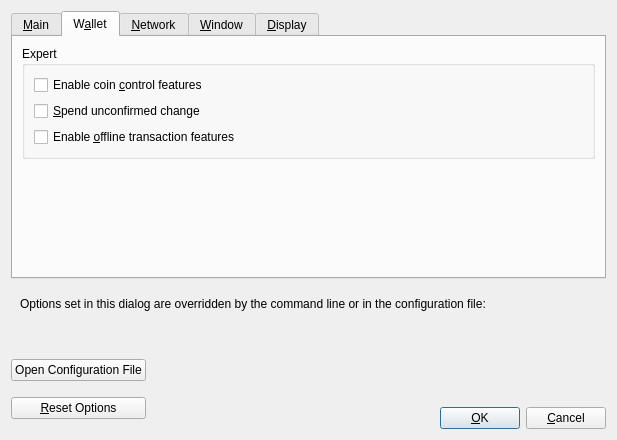
<?xml version="1.0" encoding="UTF-8"?>
<ui version="4.0">
 <class>OptionsDialog</class>
 <widget class="QDialog" name="OptionsDialog">
  <property name="geometry">
   <rect>
    <x>0</x>
    <y>0</y>
    <width>617</width>
    <height>440</height>
   </rect>
  </property>
  <property name="windowTitle">
   <string>Options</string>
  </property>
  <property name="modal">
   <bool>true</bool>
  </property>
  <layout class="QVBoxLayout" name="verticalLayout">
   <item>
    <widget class="QTabWidget" name="tabWidget">
     <property name="currentIndex">
      <number>1</number>
     </property>
     <widget class="QWidget" name="tabMain">
      <attribute name="title">
       <string>&amp;Main</string>
      </attribute>
      <layout class="QVBoxLayout" name="verticalLayout_Main">
       <item>
        <widget class="QCheckBox" name="bitcoinAtStartup">
         <property name="toolTip">
          <string>Automatically start %1 after logging in to the system.</string>
         </property>
         <property name="text">
          <string>&amp;Start %1 on system login</string>
         </property>
        </widget>
       </item>
       <item>
        <spacer name="horizontalSpacer_0_Main">
         <property name="orientation">
          <enum>Qt::Horizontal</enum>
         </property>
         <property name="sizeHint" stdset="0">
          <size>
           <width>40</width>
           <height>5</height>
          </size>
         </property>
        </spacer>
       </item>
       <item>
        <layout class="QHBoxLayout" name="horizontalLayout_Main_Prune">
         <item>
          <widget class="QCheckBox" name="prune">
           <property name="toolTip">
            <string>Disables some advanced features but all blocks will still be fully validated. Reverting this setting requires re-downloading the entire blockchain. Actual disk usage may be somewhat higher.</string>
           </property>
           <property name="text">
            <string>Prune &amp;block storage to</string>
           </property>
          </widget>
         </item>
         <item>
          <widget class="QSpinBox" name="pruneSize"/>
         </item>
         <item>
          <widget class="QLabel" name="pruneSizeUnitLabel">
           <property name="text">
            <string>GB</string>
           </property>
           <property name="textFormat">
            <enum>Qt::PlainText</enum>
           </property>
          </widget>
         </item>
         <item>
          <spacer name="horizontalSpacer_Main_Prune">
           <property name="orientation">
            <enum>Qt::Horizontal</enum>
           </property>
           <property name="sizeHint" stdset="0">
            <size>
             <width>40</width>
             <height>20</height>
            </size>
           </property>
          </spacer>
         </item>
        </layout>
       </item>
       <item>
        <widget class="QLabel" name="pruneWarning">
         <property name="text">
          <string>Reverting this setting requires re-downloading the entire blockchain.</string>
         </property>
         <property name="textFormat">
          <enum>Qt::PlainText</enum>
         </property>
        </widget>
       </item>
       <item>
        <layout class="QHBoxLayout" name="horizontalLayout_2_Main">
         <item>
          <widget class="QLabel" name="databaseCacheLabel">
           <property name="text">
            <string>Size of &amp;database cache</string>
           </property>
           <property name="textFormat">
            <enum>Qt::PlainText</enum>
           </property>
           <property name="buddy">
            <cstring>databaseCache</cstring>
           </property>
          </widget>
         </item>
         <item>
          <widget class="QSpinBox" name="databaseCache"/>
         </item>
         <item>
          <widget class="QLabel" name="databaseCacheUnitLabel">
           <property name="text">
            <string>MiB</string>
           </property>
           <property name="textFormat">
            <enum>Qt::PlainText</enum>
           </property>
          </widget>
         </item>
         <item>
          <spacer name="horizontalSpacer_2_Main">
           <property name="orientation">
            <enum>Qt::Horizontal</enum>
           </property>
           <property name="sizeHint" stdset="0">
            <size>
             <width>40</width>
             <height>20</height>
            </size>
           </property>
          </spacer>
         </item>
        </layout>
       </item>
       <item>
        <layout class="QHBoxLayout" name="horizontalLayout_Main_VerifyLabel">
         <item>
          <widget class="QLabel" name="threadsScriptVerifLabel">
           <property name="text">
            <string>Number of script &amp;verification threads</string>
           </property>
           <property name="textFormat">
            <enum>Qt::PlainText</enum>
           </property>
           <property name="buddy">
            <cstring>threadsScriptVerif</cstring>
           </property>
          </widget>
         </item>
         <item>
          <widget class="QSpinBox" name="threadsScriptVerif">
           <property name="toolTip">
            <string>(0 = auto, &lt;0 = leave that many cores free)</string>
           </property>
          </widget>
         </item>
         <item>
          <spacer name="horizontalSpacer_Main_Threads">
           <property name="orientation">
            <enum>Qt::Horizontal</enum>
           </property>
           <property name="sizeHint" stdset="0">
            <size>
             <width>40</width>
             <height>20</height>
            </size>
           </property>
          </spacer>
         </item>
        </layout>
       </item>
       <item>
        <spacer name="verticalSpacer_Main">
         <property name="orientation">
          <enum>Qt::Vertical</enum>
         </property>
         <property name="sizeHint" stdset="0">
          <size>
           <width>20</width>
           <height>40</height>
          </size>
         </property>
        </spacer>
       </item>
      </layout>
     </widget>
     <widget class="QWidget" name="tabWallet">
      <attribute name="title">
       <string>W&amp;allet</string>
      </attribute>
      <layout class="QVBoxLayout" name="verticalLayout_Wallet">
       <item>
        <widget class="QGroupBox" name="groupBox">
         <property name="title">
          <string>Expert</string>
         </property>
         <layout class="QVBoxLayout" name="verticalLayout_2">
          <item>
           <widget class="QCheckBox" name="coinControlFeatures">
            <property name="toolTip">
             <string>Whether to show coin control features or not.</string>
            </property>
            <property name="text">
             <string>Enable coin &amp;control features</string>
            </property>
            <property name="tristate">
             <bool>false</bool>
            </property>
           </widget>
          </item>
          <item>
           <widget class="QCheckBox" name="spendZeroConfChange">
            <property name="toolTip">
             <string>If you disable the spending of unconfirmed change, the change from a transaction cannot be used until that transaction has at least one confirmation. This also affects how your balance is computed.</string>
            </property>
            <property name="text">
             <string>&amp;Spend unconfirmed change</string>
            </property>
           </widget>
          </item>
          <item>
           <widget class="QCheckBox" name="offlineTransactionFeatures">
            <property name="toolTip">
             <string>Whether to enable creation of unsigned transactions and spending of watchonly coins</string>
            </property>
            <property name="text">
             <string>Enable &amp;offline transaction features</string>
            </property>
           </widget>
          </item>
         </layout>
        </widget>
       </item>
       <item>
        <spacer name="verticalSpacer_Wallet">
         <property name="orientation">
          <enum>Qt::Vertical</enum>
         </property>
         <property name="sizeHint" stdset="0">
          <size>
           <width>20</width>
           <height>40</height>
          </size>
         </property>
        </spacer>
       </item>
      </layout>
     </widget>
     <widget class="QWidget" name="tabNetwork">
      <attribute name="title">
       <string>&amp;Network</string>
      </attribute>
      <layout class="QVBoxLayout" name="verticalLayout_Network">
       <item>
        <widget class="QCheckBox" name="mapPortUpnp">
         <property name="toolTip">
          <string>Automatically open the Bitcoin client port on the router. This only works when your router supports UPnP and it is enabled.</string>
         </property>
         <property name="text">
          <string>Map port using &amp;UPnP</string>
         </property>
        </widget>
       </item>
       <item>
        <widget class="QCheckBox" name="allowIncoming">
         <property name="toolTip">
          <string>Accept connections from outside.</string>
         </property>
         <property name="text">
          <string>Allow incomin&amp;g connections</string>
         </property>
        </widget>
       </item>
       <item>
        <widget class="QCheckBox" name="connectSocks">
         <property name="toolTip">
          <string>Connect to the Bitcoin network through a SOCKS5 proxy.</string>
         </property>
         <property name="text">
          <string>&amp;Connect through SOCKS5 proxy (default proxy):</string>
         </property>
        </widget>
       </item>
       <item>
        <layout class="QHBoxLayout" name="horizontalLayout_1_Network">
         <item>
          <widget class="QLabel" name="proxyIpLabel">
           <property name="text">
            <string>Proxy &amp;IP:</string>
           </property>
           <property name="textFormat">
            <enum>Qt::PlainText</enum>
           </property>
           <property name="buddy">
            <cstring>proxyIp</cstring>
           </property>
          </widget>
         </item>
         <item>
          <widget class="QValidatedLineEdit" name="proxyIp">
           <property name="minimumSize">
            <size>
             <width>140</width>
             <height>0</height>
            </size>
           </property>
           <property name="maximumSize">
            <size>
             <width>140</width>
             <height>16777215</height>
            </size>
           </property>
           <property name="toolTip">
            <string>IP address of the proxy (e.g. IPv4: 127.0.0.1 / IPv6: ::1)</string>
           </property>
          </widget>
         </item>
         <item>
          <widget class="QLabel" name="proxyPortLabel">
           <property name="text">
            <string>&amp;Port:</string>
           </property>
           <property name="textFormat">
            <enum>Qt::PlainText</enum>
           </property>
           <property name="buddy">
            <cstring>proxyPort</cstring>
           </property>
          </widget>
         </item>
         <item>
          <widget class="QLineEdit" name="proxyPort">
           <property name="minimumSize">
            <size>
             <width>55</width>
             <height>0</height>
            </size>
           </property>
           <property name="maximumSize">
            <size>
             <width>55</width>
             <height>16777215</height>
            </size>
           </property>
           <property name="toolTip">
            <string>Port of the proxy (e.g. 9050)</string>
           </property>
          </widget>
         </item>
         <item>
          <spacer name="horizontalSpacer_1_Network">
           <property name="orientation">
            <enum>Qt::Horizontal</enum>
           </property>
           <property name="sizeHint" stdset="0">
            <size>
             <width>40</width>
             <height>20</height>
            </size>
           </property>
          </spacer>
         </item>
        </layout>
       </item>
       <item>
        <layout class="QHBoxLayout" name="horizontalLayout_2_Network">
         <item>
          <widget class="QLabel" name="proxyActiveNets">
           <property name="text">
            <string>Used for reaching peers via:</string>
           </property>
           <property name="textFormat">
            <enum>Qt::PlainText</enum>
           </property>
          </widget>
         </item>
         <item>
          <widget class="QCheckBox" name="proxyReachIPv4">
           <property name="enabled">
            <bool>false</bool>
           </property>
           <property name="toolTip">
            <string>Shows if the supplied default SOCKS5 proxy is used to reach peers via this network type.</string>
           </property>
           <property name="text">
            <string/>
           </property>
          </widget>
         </item>
         <item>
          <widget class="QLabel" name="proxyReachIPv4Label">
           <property name="text">
            <string>IPv4</string>
           </property>
           <property name="textFormat">
            <enum>Qt::PlainText</enum>
           </property>
          </widget>
         </item>
         <item>
          <widget class="QCheckBox" name="proxyReachIPv6">
           <property name="enabled">
            <bool>false</bool>
           </property>
           <property name="toolTip">
            <string>Shows if the supplied default SOCKS5 proxy is used to reach peers via this network type.</string>
           </property>
           <property name="text">
            <string/>
           </property>
          </widget>
         </item>
         <item>
          <widget class="QLabel" name="proxyReachIPv6Label">
           <property name="text">
            <string>IPv6</string>
           </property>
           <property name="textFormat">
            <enum>Qt::PlainText</enum>
           </property>
          </widget>
         </item>
         <item>
          <widget class="QCheckBox" name="proxyReachTor">
           <property name="enabled">
            <bool>false</bool>
           </property>
           <property name="toolTip">
            <string>Shows if the supplied default SOCKS5 proxy is used to reach peers via this network type.</string>
           </property>
           <property name="text">
            <string/>
           </property>
          </widget>
         </item>
         <item>
          <widget class="QLabel" name="proxyReachTorLabel">
           <property name="text">
            <string>Tor</string>
           </property>
           <property name="textFormat">
            <enum>Qt::PlainText</enum>
           </property>
          </widget>
         </item>
         <item>
          <spacer name="horizontalSpacer_2_Network">
           <property name="orientation">
            <enum>Qt::Horizontal</enum>
           </property>
           <property name="sizeHint" stdset="0">
            <size>
             <width>40</width>
             <height>20</height>
            </size>
           </property>
          </spacer>
         </item>
        </layout>
       </item>
       <item>
        <widget class="QCheckBox" name="connectSocksTor">
         <property name="toolTip">
          <string>Connect to the Bitcoin network through a separate SOCKS5 proxy for Tor hidden services.</string>
         </property>
         <property name="text">
          <string>Use separate SOCKS&amp;5 proxy to reach peers via Tor hidden services:</string>
         </property>
        </widget>
       </item>
       <item>
        <layout class="QHBoxLayout" name="horizontalLayout_3_Network">
         <item>
          <widget class="QLabel" name="proxyIpTorLabel">
           <property name="text">
            <string>Proxy &amp;IP:</string>
           </property>
           <property name="textFormat">
            <enum>Qt::PlainText</enum>
           </property>
           <property name="buddy">
            <cstring>proxyIpTor</cstring>
           </property>
          </widget>
         </item>
         <item>
          <widget class="QValidatedLineEdit" name="proxyIpTor">
           <property name="minimumSize">
            <size>
             <width>140</width>
             <height>0</height>
            </size>
           </property>
           <property name="maximumSize">
            <size>
             <width>140</width>
             <height>16777215</height>
            </size>
           </property>
           <property name="toolTip">
            <string>IP address of the proxy (e.g. IPv4: 127.0.0.1 / IPv6: ::1)</string>
           </property>
          </widget>
         </item>
         <item>
          <widget class="QLabel" name="proxyPortTorLabel">
           <property name="text">
            <string>&amp;Port:</string>
           </property>
           <property name="textFormat">
            <enum>Qt::PlainText</enum>
           </property>
           <property name="buddy">
            <cstring>proxyPortTor</cstring>
           </property>
          </widget>
         </item>
         <item>
          <widget class="QLineEdit" name="proxyPortTor">
           <property name="minimumSize">
            <size>
             <width>55</width>
             <height>0</height>
            </size>
           </property>
           <property name="maximumSize">
            <size>
             <width>55</width>
             <height>16777215</height>
            </size>
           </property>
           <property name="toolTip">
            <string>Port of the proxy (e.g. 9050)</string>
           </property>
          </widget>
         </item>
         <item>
          <spacer name="horizontalSpacer_4_Network">
           <property name="orientation">
            <enum>Qt::Horizontal</enum>
           </property>
           <property name="sizeHint" stdset="0">
            <size>
             <width>40</width>
             <height>20</height>
            </size>
           </property>
          </spacer>
         </item>
        </layout>
       </item>
       <item>
        <spacer name="verticalSpacer_Network">
         <property name="orientation">
          <enum>Qt::Vertical</enum>
         </property>
         <property name="sizeHint" stdset="0">
          <size>
           <width>20</width>
           <height>40</height>
          </size>
         </property>
        </spacer>
       </item>
      </layout>
     </widget>
     <widget class="QWidget" name="tabWindow">
      <attribute name="title">
       <string>&amp;Window</string>
      </attribute>
      <layout class="QVBoxLayout" name="verticalLayout_Window">
       <item>
        <widget class="QCheckBox" name="hideTrayIcon">
         <property name="toolTip">
          <string>Hide the icon from the system tray.</string>
         </property>
         <property name="text">
          <string>&amp;Hide tray icon</string>
         </property>
        </widget>
       </item>
       <item>
        <widget class="QCheckBox" name="minimizeToTray">
         <property name="toolTip">
          <string>Show only a tray icon after minimizing the window.</string>
         </property>
         <property name="text">
          <string>&amp;Minimize to the tray instead of the taskbar</string>
         </property>
        </widget>
       </item>
       <item>
        <widget class="QCheckBox" name="minimizeOnClose">
         <property name="toolTip">
          <string>Minimize instead of exit the application when the window is closed. When this option is enabled, the application will be closed only after selecting Exit in the menu.</string>
         </property>
         <property name="text">
          <string>M&amp;inimize on close</string>
         </property>
        </widget>
       </item>
       <item>
        <spacer name="verticalSpacer_Window">
         <property name="orientation">
          <enum>Qt::Vertical</enum>
         </property>
         <property name="sizeHint" stdset="0">
          <size>
           <width>20</width>
           <height>40</height>
          </size>
         </property>
        </spacer>
       </item>
      </layout>
     </widget>
     <widget class="QWidget" name="tabDisplay">
      <attribute name="title">
       <string>&amp;Display</string>
      </attribute>
      <layout class="QVBoxLayout" name="verticalLayout_Display">
       <item>
        <layout class="QHBoxLayout" name="horizontalLayout_1_Display">
         <item>
          <widget class="QLabel" name="langLabel">
           <property name="text">
            <string>User Interface &amp;language:</string>
           </property>
           <property name="textFormat">
            <enum>Qt::PlainText</enum>
           </property>
           <property name="buddy">
            <cstring>lang</cstring>
           </property>
          </widget>
         </item>
         <item>
          <widget class="QValueComboBox" name="lang">
           <property name="toolTip">
            <string>The user interface language can be set here. This setting will take effect after restarting %1.</string>
           </property>
          </widget>
         </item>
        </layout>
       </item>
       <item>
        <layout class="QHBoxLayout" name="horizontalLayout_2_Display">
         <item>
          <widget class="QLabel" name="unitLabel">
           <property name="text">
            <string>&amp;Unit to show amounts in:</string>
           </property>
           <property name="textFormat">
            <enum>Qt::PlainText</enum>
           </property>
           <property name="buddy">
            <cstring>unit</cstring>
           </property>
          </widget>
         </item>
         <item>
          <widget class="QValueComboBox" name="unit">
           <property name="toolTip">
            <string>Choose the default subdivision unit to show in the interface and when sending coins.</string>
           </property>
          </widget>
         </item>
        </layout>
       </item>
       <item>
        <layout class="QHBoxLayout" name="horizontalLayout_3_Display">
         <item>
          <widget class="QLabel" name="thirdPartyTxUrlsLabel">
           <property name="toolTip">
            <string>Third party URLs (e.g. a block explorer) that appear in the transactions tab as context menu items. %s in the URL is replaced by transaction hash. Multiple URLs are separated by vertical bar |.</string>
           </property>
           <property name="text">
            <string>&amp;Third party transaction URLs</string>
           </property>
           <property name="buddy">
            <cstring>thirdPartyTxUrls</cstring>
           </property>
          </widget>
         </item>
         <item>
          <widget class="QLineEdit" name="thirdPartyTxUrls">
           <property name="toolTip">
            <string>Third party URLs (e.g. a block explorer) that appear in the transactions tab as context menu items. %s in the URL is replaced by transaction hash. Multiple URLs are separated by vertical bar |.</string>
           </property>
          </widget>
         </item>
        </layout>
       </item>
       <item>
        <spacer name="verticalSpacer_Display">
         <property name="orientation">
          <enum>Qt::Vertical</enum>
         </property>
         <property name="sizeHint" stdset="0">
          <size>
           <width>20</width>
           <height>40</height>
          </size>
         </property>
        </spacer>
       </item>
      </layout>
     </widget>
    </widget>
   </item>
   <item>
    <widget class="QFrame" name="frame">
     <layout class="QVBoxLayout" name="verticalLayout_Bottom">
      <item>
       <layout class="QHBoxLayout" name="horizontalLayout_Bottom">
        <item>
         <widget class="QLabel" name="overriddenByCommandLineInfoLabel">
          <property name="text">
           <string>Options set in this dialog are overridden by the command line or in the configuration file:</string>
          </property>
          <property name="textFormat">
           <enum>Qt::PlainText</enum>
          </property>
         </widget>
        </item>
        <item>
         <spacer name="horizontalSpacer_Bottom">
          <property name="orientation">
           <enum>Qt::Horizontal</enum>
          </property>
          <property name="sizeHint" stdset="0">
           <size>
            <width>40</width>
            <height>20</height>
           </size>
          </property>
         </spacer>
        </item>
       </layout>
      </item>
      <item>
       <widget class="QLabel" name="overriddenByCommandLineLabel">
        <property name="text">
         <string/>
        </property>
        <property name="textFormat">
         <enum>Qt::PlainText</enum>
        </property>
        <property name="wordWrap">
         <bool>true</bool>
        </property>
       </widget>
      </item>
     </layout>
    </widget>
   </item>
   <item>
    <layout class="QHBoxLayout" name="horizontalLayout_Buttons">
     <item>
      <layout class="QVBoxLayout" name="verticalLayout_Buttons">
       <item>
        <widget class="QPushButton" name="openBitcoinConfButton">
         <property name="toolTip">
          <string>Open the %1 configuration file from the working directory.</string>
         </property>
         <property name="text">
          <string>Open Configuration File</string>
         </property>
         <property name="autoDefault">
          <bool>false</bool>
         </property>
        </widget>
       </item>
       <item>
        <widget class="QPushButton" name="resetButton">
         <property name="toolTip">
          <string>Reset all client options to default.</string>
         </property>
         <property name="text">
          <string>&amp;Reset Options</string>
         </property>
         <property name="autoDefault">
          <bool>false</bool>
         </property>
        </widget>
       </item>
      </layout>
     </item>
     <item>
      <spacer name="horizontalSpacer_1">
       <property name="orientation">
        <enum>Qt::Horizontal</enum>
       </property>
       <property name="sizeHint" stdset="0">
        <size>
         <width>40</width>
         <height>48</height>
        </size>
       </property>
      </spacer>
     </item>
     <item>
      <widget class="QLabel" name="statusLabel">
       <property name="minimumSize">
        <size>
         <width>200</width>
         <height>0</height>
        </size>
       </property>
       <property name="font">
        <font>
         <weight>75</weight>
         <bold>true</bold>
        </font>
       </property>
       <property name="text">
        <string/>
       </property>
       <property name="textFormat">
        <enum>Qt::PlainText</enum>
       </property>
       <property name="wordWrap">
        <bool>true</bool>
       </property>
      </widget>
     </item>
     <item>
      <spacer name="horizontalSpacer_2">
       <property name="orientation">
        <enum>Qt::Horizontal</enum>
       </property>
       <property name="sizeHint" stdset="0">
        <size>
         <width>40</width>
         <height>48</height>
        </size>
       </property>
      </spacer>
     </item>
     <item>
      <layout class="QVBoxLayout" name="verticalLayout_4">
       <item>
        <spacer name="verticalSpacer">
         <property name="orientation">
          <enum>Qt::Vertical</enum>
         </property>
         <property name="sizeHint" stdset="0">
          <size>
           <width>20</width>
           <height>40</height>
          </size>
         </property>
        </spacer>
       </item>
       <item>
        <layout class="QHBoxLayout" name="horizontalLayout">
         <item>
          <widget class="QPushButton" name="okButton">
           <property name="text">
            <string>&amp;OK</string>
           </property>
           <property name="autoDefault">
            <bool>false</bool>
           </property>
           <property name="default">
            <bool>true</bool>
           </property>
          </widget>
         </item>
         <item>
          <widget class="QPushButton" name="cancelButton">
           <property name="text">
            <string>&amp;Cancel</string>
           </property>
           <property name="autoDefault">
            <bool>false</bool>
           </property>
          </widget>
         </item>
        </layout>
       </item>
      </layout>
     </item>
    </layout>
   </item>
  </layout>
 </widget>
 <customwidgets>
  <customwidget>
   <class>QValidatedLineEdit</class>
   <extends>QLineEdit</extends>
   <header>qt/qvalidatedlineedit.h</header>
  </customwidget>
  <customwidget>
   <class>QValueComboBox</class>
   <extends>QComboBox</extends>
   <header>qt/qvaluecombobox.h</header>
  </customwidget>
 </customwidgets>
 <resources/>
 <connections/>
</ui>
